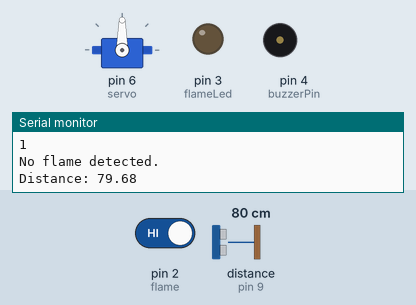
The sketch below on a simulated Arduino Uno, built with avr-gcc and run on an emulated ATmega328P. Parts: servo, output pins drawn as LEDs (lit = HIGH), buzzer (waves = sounding), the last lines printed to the serial monitor. Wiring (inferred from the names in the program): ultrasonic range finder: trigger pin 8; echo pin 9; servo: signal pin 6. Dashed ring = blinking. Inputs (shaded band) come from the test bench; at power-on: distance to the obstacle (sensor on pin 9) 80 cm, pin 2 (flame) HIGH. The echo pulse lasts 58.3 µs per cm; servo pulses on a pin are drawn as a servo (544–2400 µs = 0–180°); pins used as bus, display or sensor lines are not drawn.

Above: at 4.9 s.
5.0 s: distance to the obstacle (sensor on pin 9) set to 17 cm
6.5 s: distance to the obstacle (sensor on pin 9) set to 13 cm
At 7.6 s:
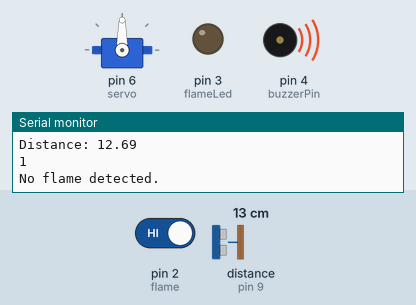
8.2 s: pin 2 (flame) driven LOW
At 16.33 s:
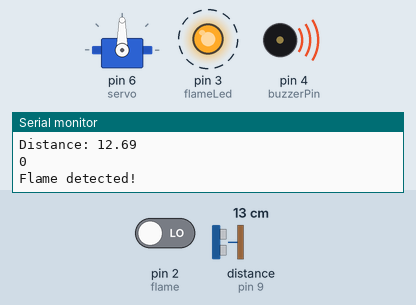
Timing chart, 0 to 18.1 s (numbered marks = the images above; inputs shaded):
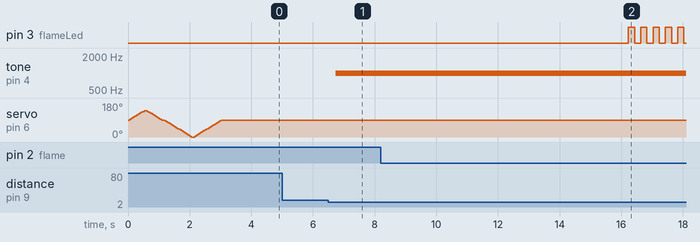

The sketch:

2nd_Arduino_Anti_Sleeping_Glasses.ino
```cpp
#include <SoftwareSerial.h>
#include <Servo.h>
//Sensor pins
#define trigPin 8
#define echoPin 9

//Buzzer Pin
#define buzzerPin 4
#define servo 6

//Flame Sensor Pins
#define flame 2
#define flameLed 3

#define MAX_DISTANCE 25       // Maximum distance to detect (in cm)
#define OBSTACLE_DISTANCE 10  // Distance in cm to trigger constant tone

#define IR_Sensor 5

float duration;
float distance;
bool flameActive=false;
SoftwareSerial mySerial(10, 11);  // RX, TX


void setup() {
  // Buzzer pin setup
  pinMode(buzzerPin, OUTPUT);

  pinMode(trigPin, OUTPUT);
  pinMode(echoPin, INPUT);

  pinMode(servo, OUTPUT);

  pinMode(IR_Sensor, INPUT);

  pinMode(flame, INPUT);  // Set Flame sensor pin as input
  pinMode(flameLed, OUTPUT);

  Serial.begin(9600);  // Initialize Serial communication
  mySerial.begin(9600);

  // Move servo through initial angles

  for (int angle = 90; angle <= 140; angle += 5) {
    servoPulse(servo, angle);
  }
  for (int angle = 140; angle >= 90; angle -= 5) {
    servoPulse(servo, angle);
  }
  for (int angle = 90; angle >= 0; angle -= 5) {
    servoPulse(servo, angle);
  }
  for (int angle = 0; angle <= 90; angle += 5) {
    servoPulse(servo, angle);
  }
  delay(50);

  distance = ultraSonic();
  delay(500);
}

void loop() {
  // put your main code here, to run repeatedly:
  ultraSonic();
  handleObstacle();
  flameSensor();
}


void flameSensor() {
  Serial.println(digitalRead(flame));
  if (digitalRead(flame) == LOW && !flameActive) {  // Flame detected (active LOW sensor)
    Serial.println("Flame detected!");
    flashLED();  // Call function to flash the LED
    //alertBuzzer();
    flameActive=true;
  } else {
    digitalWrite(flameLed, LOW);  // Turn off LED when no flame is detected
    Serial.println("No flame detected.");
  }

  delay(200);
}
void alertBuzzer() {
  for (int i = 0; i < 5; i++) {     // Sound the buzzer 5 times
    digitalWrite(buzzerPin, HIGH);  // Turn buzzer on
    delay(300);                     // Wait 300ms
    digitalWrite(buzzerPin, LOW);   // Turn buzzer off
    delay(300);                     // Wait 300ms
  }
  noTone(buzzerPin);
  flameActive=true;
}
void flashLED() {
  delay(8000);
  for (int i = 0; i < 5; i++) {    // Flash LED 5 times
    digitalWrite(flameLed, HIGH);  // Turn LED on
    delay(200);                    // Wait 200ms
    digitalWrite(flameLed, LOW);   // Turn LED off
    delay(200);                    // Wait 200ms
  }
  flameActive=true;
}
void antiSleeping() {
  int IR_SensorValue = digitalRead(IR_Sensor);
  static unsigned long lastTime = 0;  // To store the last time the IR sensor was triggered
  static bool triggered = false;      // To track if the IR sensor has been triggered

  if (IR_SensorValue == LOW && !triggered) {
    triggered = true;
    lastTime = millis();  // Record the current time
  }

  if (IR_SensorValue == HIGH) {
    triggered = false;  // Reset if the IR sensor is no longer triggered
    noTone(buzzerPin);  // Turn off buzzer
  }

  if (triggered && (millis() - lastTime >= 2000)) {
    tone(buzzerPin, 1000);  // Trigger buzzer after 2 seconds of no signal
    distance = 0;
    mySerial.println(distance);
  }
}

void servoPulse(int pin, int angle) {
  int pwm = (angle * 11) + 500;  // Convert angle to microseconds
  digitalWrite(pin, HIGH);
  delayMicroseconds(pwm);
  digitalWrite(pin, LOW);
  delay(50);  // Refresh cycle of servo
}

long ultraSonic() {
  digitalWrite(trigPin, LOW);
  delayMicroseconds(2);
  digitalWrite(trigPin, HIGH);
  delayMicroseconds(10);
  digitalWrite(trigPin, LOW);

  duration = pulseIn(echoPin, HIGH);
  distance = (duration * .0343) / 2;
  Serial.print("Distance: ");
  Serial.println(distance);
  mySerial.println(distance);
  delay(100);

  return distance;
}

void handleObstacle() {
  // Check if the distance is less than the set threshold

  if (distance <= 15) {
    // Constant tone for very close obstacles
    tone(buzzerPin, 1000);  // Steady 1000 Hz tone
  } else {
    noTone(buzzerPin);  // Stop the tone if no obstacle is detected
  }
  delay(50);  // Short delay to stabilize readings
}
```

Measured:
- the behaviour switches between 16 and 15 cm on distance to the obstacle (sensor on pin 9) (found by bisection; images 0 and 1)
- after the input at 6.5 s, tone on pin 4 (buzzerPin): silent → 1000 Hz after 0.25 s
- after the input at 8.2 s, pin 3 (flameLed): alternates HIGH for 0.20 s and LOW for 0.20 s, starting after 8.0 s
